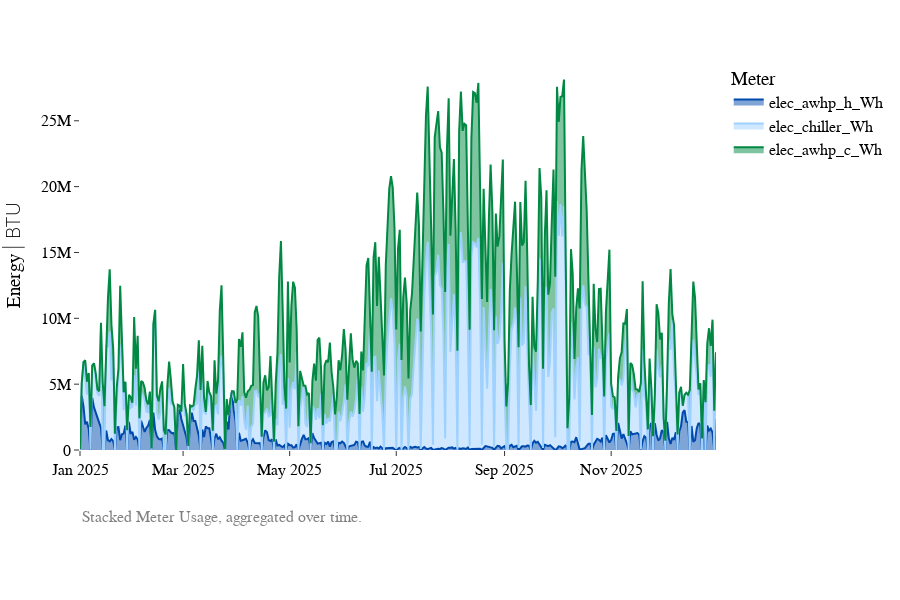

Source (notebook cell):
### Code cell
from src.visuals import plot_meter_timeseries

df = source_energy.copy()

equipment_scenarios = "eq_scenario_4"
emission_scenarios = "em_scenario_a"

plot_meter_timeseries(df, equipment_scenario=equipment_scenarios, emission_scenario=emission_scenarios, stacked=True, include_gas=True, unit_mode="IP")

### Figure 1 — Plotly figure (JSON) as saved in the notebook; plotly's stock layout.template omitted (floating-point values rounded to 4 significant figures; data arrays with more than 128 entries replaced by an {"elided": "..."} marker saying what was removed)
{"data": [{"fillpattern": {"shape": ""}, "hovertemplate": "Meter=elec_awhp_h_Wh<br>timestamp=%{x}<br>Usage=%{y}<extra></extra>", "legendgroup": "elec_awhp_h_Wh", "line": {"color": "#004AAE"}, "marker": {"symbol": "circle"}, "mode": "lines", "name": "elec_awhp_h_Wh", "orientation": "v", "showlegend": true, "stackgroup": "one", "type": "scatter", "x": {"elided": "365 str values"}, "xaxis": "x", "y": {"elided": "365 float values"}, "yaxis": "y"}, {"fillpattern": {"shape": ""}, "hovertemplate": "Meter=elec_chiller_Wh<br>timestamp=%{x}<br>Usage=%{y}<extra></extra>", "legendgroup": "elec_chiller_Wh", "line": {"color": "#9FD1FF"}, "marker": {"symbol": "circle"}, "mode": "lines", "name": "elec_chiller_Wh", "orientation": "v", "showlegend": true, "stackgroup": "one", "type": "scatter", "x": {"elided": "365 str values"}, "xaxis": "x", "y": {"elided": "365 float values"}, "yaxis": "y"}, {"fillpattern": {"shape": ""}, "hovertemplate": "Meter=elec_awhp_c_Wh<br>timestamp=%{x}<br>Usage=%{y}<extra></extra>", "legendgroup": "elec_awhp_c_Wh", "line": {"color": "#018943"}, "marker": {"symbol": "circle"}, "mode": "lines", "name": "elec_awhp_c_Wh", "orientation": "v", "showlegend": true, "stackgroup": "one", "type": "scatter", "x": {"elided": "365 str values"}, "xaxis": "x", "y": {"elided": "365 float values"}, "yaxis": "y"}], "layout": {"annotations": [{"align": "center", "font": {"color": "gray", "size": 16}, "showarrow": false, "text": "Stacked Meter Usage, aggregated over time.", "x": 0, "xref": "paper", "y": -0.2, "yref": "paper"}], "font": {"size": 16}, "height": 600, "legend": {"title": {"text": "Meter"}, "tracegroupgap": 0}, "margin": {"b": 150, "t": 60}, "title": {"font": {"size": 14}}, "xaxis": {"anchor": "y", "domain": [0, 1], "title": {"text": ""}}, "yaxis": {"anchor": "x", "domain": [0, 1], "title": {"text": "Energy <span style=\"font-weight:200\">| BTU</span>"}}}}
